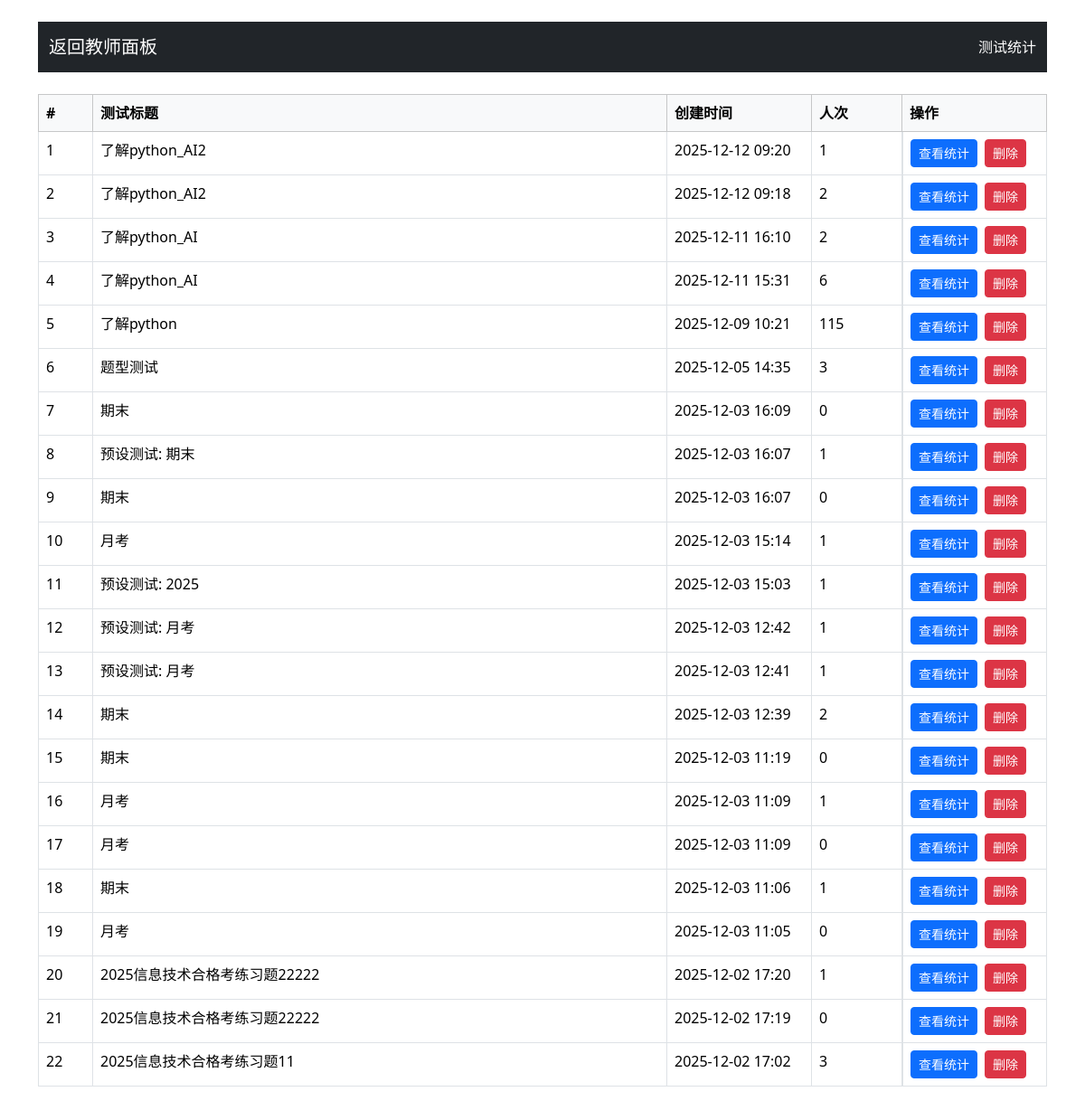
The app's page /test_statistics (signed in) with its own data.
### app.py (models this page shows)
class Test(db.Model):
    id = db.Column(db.Integer, primary_key=True)
    title = db.Column(db.String(200), nullable=False)
    single_choice_count = db.Column(db.Integer, default=0)
    multiple_choice_count = db.Column(db.Integer, default=0)
    true_false_count = db.Column(db.Integer, default=0)
    fill_blank_count = db.Column(db.Integer, default=0)
    short_answer_count = db.Column(db.Integer, default=0)
    single_choice_score = db.Column(db.Integer, default=0)
    multiple_choice_score = db.Column(db.Integer, default=0)
    true_false_score = db.Column(db.Integer, default=0)
    fill_blank_score = db.Column(db.Integer, default=0)
    short_answer_score = db.Column(db.Integer, default=0)
    total_score = db.Column(db.Integer, nullable=False)
    created_at = db.Column(db.DateTime, default=datetime.utcnow)
    is_active = db.Column(db.Boolean, default=True)
    single_choice_bank_id = db.Column(db.Integer)
    multiple_choice_bank_id = db.Column(db.Integer)
    true_false_bank_id = db.Column(db.Integer)
    fill_blank_bank_id = db.Column(db.Integer)
    short_answer_bank_id = db.Column(db.Integer)
    allow_student_choice = db.Column(db.Boolean, default=False)
    short_answer_grading_method = db.Column(db.String(20), default='manual')  # 'manual' 或 'ai'

### app.py (the view)
@app.route('/test_statistics')
def test_statistics():
    if 'role' not in session or session['role'] != 'teacher':
        return redirect(url_for('teacher_login'))
    tests = Test.query.order_by(Test.created_at.desc()).all()
    data = []
    for t in tests:
        cnt = TestResult.query.filter_by(test_id=t.id).count()
        data.append({'test': t, 'count': cnt})
    return render_template('test_statistics.html', tests=data)

### app.py (called while the page is built)
def to_bj(dt: datetime):
    return (dt + BJ_OFFSET) if dt else dt

def bjtime_filter(value, fmt='%Y-%m-%d %H:%M'):
    if not value:
        return ''
    return to_bj(value).strftime(fmt)

### templates/test_statistics.html (shortened to what this page needs)
<!DOCTYPE html>
<html lang="zh">
<head>
    <link href="{{ url_for('static', filename='bootstrap/css/bootstrap.min.css') }}" rel="stylesheet">
</head>
<body class="container mt-4">
    <nav class="navbar navbar-dark bg-dark mb-4">
        <div class="container-fluid">
            <a href="{{ url_for('teacher_dashboard') }}" class="navbar-brand"> 返回教师面板</a>
            <span class="navbar-text text-white">测试统计</span>
        </div>
    </nav>
    {% if tests %}
    <table class="table table-bordered">
        <thead class="table-light">
            <tr>
                <th style="width:60px">#</th>
                <th>测试标题</th>
                <th style="width:160px">创建时间</th>
                <th style="width:100px">人次</th>
                <th style="width:160px">操作</th>
            </tr>
        </thead>
        <tbody>
            {% for test in tests %}
            <tr>
                <td>{{ loop.index }}</td>
                <td>{{ test.test.title }}</td>
                <td>{{ test.test.created_at|bjtime }}</td>
                <td>{{ test.count }}</td>
                <td class="d-flex">
                    <a href="{{ url_for('get_test_statistics', test_id=test.test.id) }}" class="btn btn-sm btn-primary me-2">查看统计</a>
                    <form method="post" action="{{ url_for('delete_test', test_id=test.test.id) }}" onsubmit="return confirm('确定删除此测试及其成绩吗？');">
                        <button type="submit" class="btn btn-sm btn-danger">删除</button>
                    </form>
                </td>
            </tr>
            {% endfor %}
        </tbody>
    </table>
    {% else %}
    <div class="alert alert-info">暂无测试数据</div>
    {% endif %}
</body>
</html>

### records on screen
Test: test "了解python_AI2", test.created_at|bjtime "2025-12-12 09:20"
Test: test "了解python_AI2", test.created_at|bjtime "2025-12-12 09:18"
Test: test "了解python_AI", test.created_at|bjtime "2025-12-11 16:10"
Test: test "了解python_AI", test.created_at|bjtime "2025-12-11 15:31"
Test: test "了解python", test.created_at|bjtime "2025-12-09 10:21"
Test: test "题型测试", test.created_at|bjtime "2025-12-05 14:35"
Test: test "期末", test.created_at|bjtime "2025-12-03 16:09"
Test: test "预设测试: 期末", test.created_at|bjtime "2025-12-03 16:07"
Test: test "期末", test.created_at|bjtime "2025-12-03 16:07"
Test: test "月考", test.created_at|bjtime "2025-12-03 15:14"
Test: test "预设测试: 2025", test.created_at|bjtime "2025-12-03 15:03"
Test: test "预设测试: 月考", test.created_at|bjtime "2025-12-03 12:42"
Test: test "预设测试: 月考", test.created_at|bjtime "2025-12-03 12:41"
Test: test "期末", test.created_at|bjtime "2025-12-03 12:39"
Test: test "期末", test.created_at|bjtime "2025-12-03 11:19"
Test: test "月考", test.created_at|bjtime "2025-12-03 11:09"
Test: test "月考", test.created_at|bjtime "2025-12-03 11:09"
Test: test "期末", test.created_at|bjtime "2025-12-03 11:06"
Test: test "月考", test.created_at|bjtime "2025-12-03 11:05"
Test: test "2025信息技术合格考练习题22222", test.created_at|bjtime "2025-12-02 17:20"
Test: test "2025信息技术合格考练习题22222", test.created_at|bjtime "2025-12-02 17:19"
Test: test "2025信息技术合格考练习题11", test.created_at|bjtime "2025-12-02 17:02"

### other values on screen
{{ test.count }} "1" "2" "2" "6" "115" "3" "0" "1" "0" "1" "1" "1" "1" "2" "0" "1" "0" "1" "0" "1" "0" "3"
